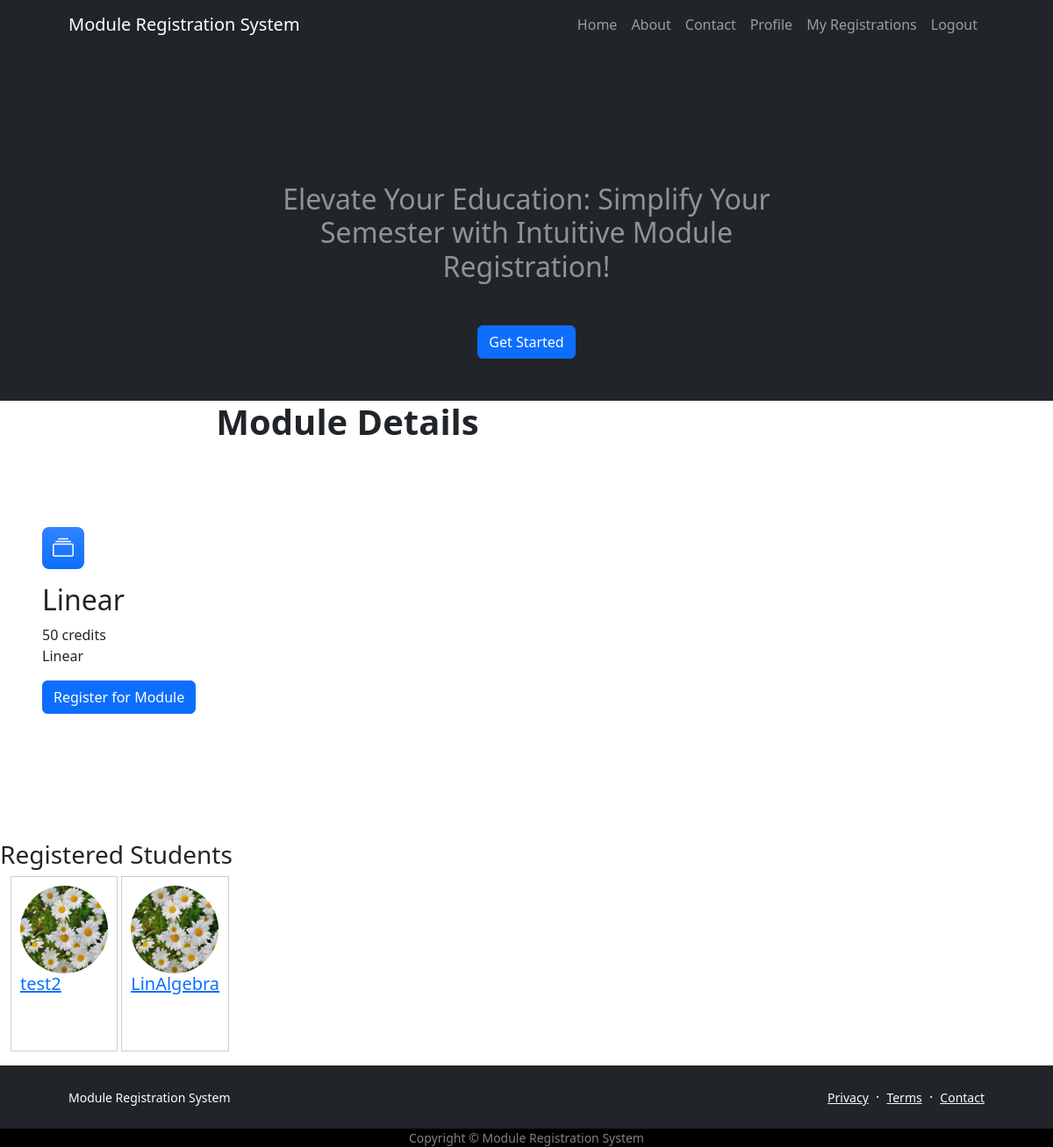
/module/21 (signed in), run on the app's committed database.
### itreporting/models.py (models this page shows, shortened)
class Module(models.Model):
    name = models.TextField(max_length = 100)
    code = models.CharField(max_length = 5)
    credit = models.CharField(max_length = 5)
    category = models.CharField(max_length = 100, choices = [('Humanities', 'Humanities'),
                                                            ('Social Sciences', 'Social Sciences'),
                                                            ('Natural Sciences', 'Natural Sciences'),
                                                            ('Mathematics and Satistics', 'Mathematics and Statistics'),
                                                            ('Computer Science and Information Technology', 'Computer Science and Information Technology'),
                                                            ('Engineering', 'Engineering'),
                                                            ('Health Sciences', 'Health Sciences'),
                                                            ('Business and Economics', 'Business and Economics'),
                                                            ('Fine Arts', 'Fine Arts'),
                                                            ('Law', 'Law'),
                                                            ('Languages and Linguistics', 'Languages and Linguistics'),
                                                            ('Architecture', 'Architecture')])
    description = models.TextField()
    availability = models.CharField(max_length = 100, choices = [('Open', 'Open'), ('Closed', 'Closed')])
    courses = models.ManyToManyField(Group)

class Registration(models.Model):
    student = models.ForeignKey(User, related_name = 'registrations', on_delete = models.CASCADE)
    module = models.ForeignKey(Module, related_name = 'registrations', on_delete = models.CASCADE)
    date_of_registration = models.DateField(default = timezone.now)

### users/models.py (models this page shows, shortened)
class Profile(models.Model):
    user = models.OneToOneField(User, null = True, on_delete =models.CASCADE)
    date = models.DateField(default=timezone.now)
    image = models.ImageField(default = 'default.png', upload_to ='profile_pics')
    address = models.CharField(max_length=50, blank = True)
    city_town = models.CharField(max_length=255, blank=True)
    country = models.CharField(max_length=255, blank=True)

### itreporting/views.py (the view)
# urls.py: path('module/<int:pk>', PostDetailView.as_view(), name = 'module-detail'),
class PostDetailView(DetailView):
    model = Module
    template_name = 'itreporting/module_detail.html'
    context_object_name = 'module'
    def get_context_data(self, **kwargs):
        context = super().get_context_data(**kwargs)
        registrations = Registration.objects.filter(module=self.object)
        context.update({'title': 'Contact Us', 'registrations': registrations})
        if self.object.availability == 'Closed':
            context['module_closed'] = True
        return context

### itreporting/templates/itreporting/module_detail.html (shortened to what this page needs)
{% extends "itreporting/base.html" %}
{% block content %}
<body>
    <div class="container">
        <div class="row justify-content-center">
            <div class="col-lg-8 text-center">
                <h1 class="fw-bolder mb-0"> Module Details </h1>
            </div>
        </div>
    </div>
    {% if module_closed %}
        <p>This module is currently closed for registration.</p>
    {% else %}
        <section class="py-5" id="features">
            <div class="container px-5 my-5">
                <div class="row gx-5">
                    <div class="col-lg-8">
                        <div class="row gx-5 row-cols-1 row-cols-md-2">
                            <div class="col mb-5 h-100">
                                <div class="feature bg-primary bg-gradient text-white rounded-3 mb-3"><i class="bi bi-collection"></i></div>
                                <h2 class="article-title"> {{object.name}}</h2>
                                <p class="mb-0">{{ module.credit }} credits</p>
                                <p class="article-content">{{ module.description }}</p>
                                {% if user.is_authenticated %}
                                <form method="post" action="{% url 'itreporting:register_module' module.id %}">
                                    <button type="submit" class="btn btn-primary">Register for Module</button>
                                </form>
                                {% endif %}
                            </div>
                        </div>
                    </div>
                </div>
            </div>
        </section>
        {% if user.is_authenticated %}
        <h3>Registered Students</h3>
        <div class="container">
            <div class="col-lg-8">
                {% for registration in registrations %}
                    <div class="d-inline-block mr-3 mb-3 align-top" style="height: 200px; border: 1px solid #ccc; padding: 10px;">
                        <img class="rounded-circle account-img" src="{{user.profile.image.url}}" height="100" width="100">
                        <h2 class="h5"><a class="article-title" href="#">{{ registration.student }}</a></h2>
                    </div>
                {% endfor %}
            </div>
        </div>
    {% endif %}
{% endif %}
</body>
{% endblock content %}

### data on the page
Module: name "Linear", credit "50", description "Linear"
Registration: profile.image (picture), student "test2"
Registration: profile.image (picture), student "LinAlgebra"
